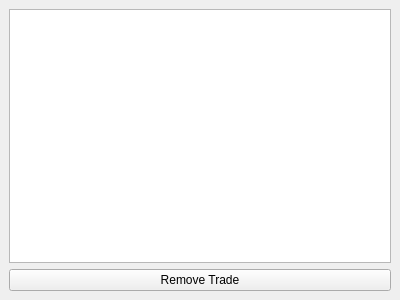
<?xml version="1.0" encoding="UTF-8"?>
<ui version="4.0">
 <class>TradingSignalResultsWidget</class>
 <widget class="QDockWidget" name="TradingSignalResultsWidget">
  <property name="geometry">
   <rect>
    <x>0</x>
    <y>0</y>
    <width>400</width>
    <height>300</height>
   </rect>
  </property>
  <property name="windowTitle">
   <string>Your Generated Trades</string>
  </property>
  <widget class="QWidget" name="dockWidgetContents">
   <layout class="QVBoxLayout" name="verticalLayout">
    <item>
     <widget class="QTableView" name="tableView">
      <property name="selectionMode">
       <enum>QAbstractItemView::SingleSelection</enum>
      </property>
      <property name="selectionBehavior">
       <enum>QAbstractItemView::SelectRows</enum>
      </property>
      <attribute name="horizontalHeaderVisible">
       <bool>true</bool>
      </attribute>
      <attribute name="horizontalHeaderHighlightSections">
       <bool>false</bool>
      </attribute>
      <attribute name="verticalHeaderVisible">
       <bool>false</bool>
      </attribute>
     </widget>
    </item>
    <item>
     <widget class="QPushButton" name="removeButton">
      <property name="text">
       <string>Remove Trade</string>
      </property>
     </widget>
    </item>
   </layout>
  </widget>
 </widget>
 <resources/>
 <connections/>
</ui>
